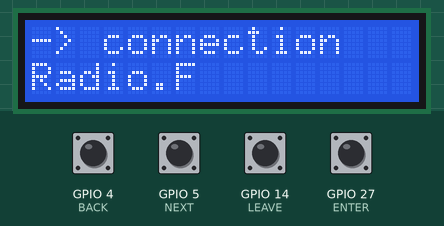
Bench run of a program on a simulated ESP32. Shown: 16×2 character LCD. The inputs (shaded band) are chosen by the test bench; at power-on: GPIO 4 (BACK), GPIO 5 (NEXT), GPIO 14 (LEAVE), GPIO 27 (ENTER) HIGH. WiFi joins after 1.5 s; servers stay silent unless stated; uploads are accepted with an empty reply; what the program prints to the serial monitor is not drawn.

Above: at 2.9 s.
3.0 s: GPIO 5 (NEXT) pulled LOW for 1 s
At 4.7 s:
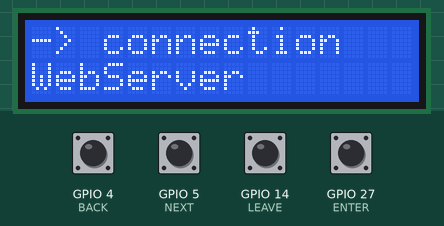
5.5 s: GPIO 27 (ENTER) pulled LOW for 0.15 s
At 6.7 s:
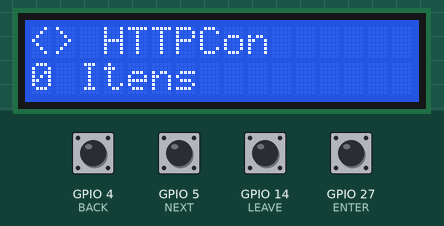
7.1 s: GPIO 14 (LEAVE) pulled LOW for 0.15 s
At 7.5 s:
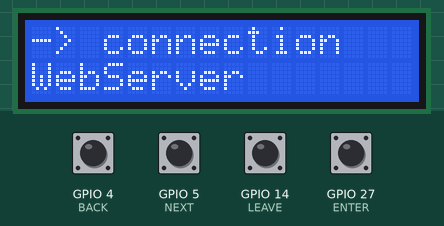
8.7 s: GPIO 4 (BACK) pulled LOW for 0.15 s
At 9.7 s:
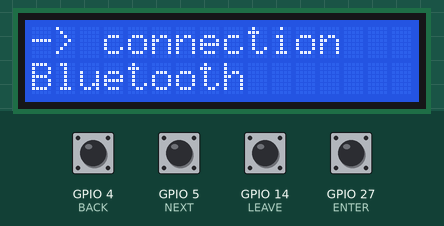
10.3 s: GPIO 4 (BACK) driven LOW and GPIO 27 (ENTER) driven LOW
At 11.3 s:
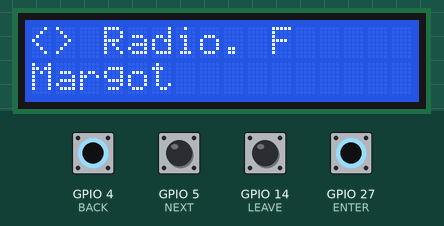
11.8 s: GPIO 5 (NEXT) pulled LOW for 0.15 s
At 11.98 s:
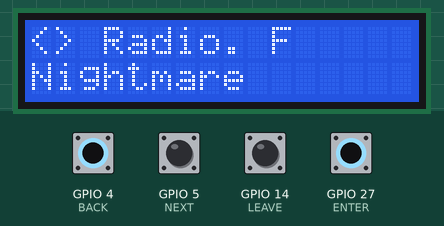
Timing chart, 0 to 14.5 s (numbered marks = the images above; inputs shaded):
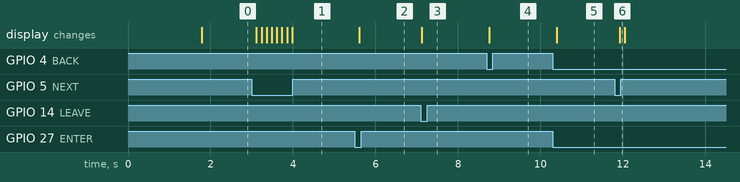

Measured:
- after the input at 3.0 s, the display: first changes after 0.11 s (image 1 shows a later state)
- after the input at 5.5 s, the display: changes after 0.10 s (image 2)
- after the input at 7.1 s, the display: changes at once (image 3)
- after the input at 8.7 s, the display: changes after 0.05 s (image 4)
- after the input at 10.3 s, the display: changes after 0.10 s (image 5)
- after the input at 11.8 s, the display: changes after 0.12 s (image 6)

The program:

main.cpp
```cpp
#include <Arduino.h>
#include <LiquidCrystal_I2C.h>
#include <WiFi.h>

#include "./menu/Menu.h"
#include "connections/wifi/wifiConnection.h"
#include "connections/webServer/WebServer.h"
LiquidCrystal_I2C lcd(0x27, 16, 2);

Menu mainMenu(lcd);
WifiConnection wifi;
WebServer webserver;

bool aNext;
bool aBack;
bool aEnter;
bool aLeave;
static const uint8_t BACK = 4;
static const uint8_t NEXT = 5;
static const uint8_t ENTER = 27;
static const uint8_t LEAVE = 14;

void Events()
{
  mainMenu.NavigateMenu(aBack, aNext);
  mainMenu.OperateMenu(aEnter, aLeave);
};

void setup()
{
  //Start display before all
  lcd.init();
  lcd.backlight();

  //Start objects for operations
  Serial.begin(9600);
  wifi.Initialize();
  webserver.Start();

  pinMode(BACK, INPUT_PULLUP);
  pinMode(NEXT, INPUT_PULLUP);
  pinMode(ENTER, INPUT_PULLUP);
  pinMode(LEAVE, INPUT_PULLUP);

  mainMenu.Initialize();
};

void loop()
{
  aNext = !digitalRead(NEXT);
  aBack = !digitalRead(BACK);
  aEnter = !digitalRead(ENTER);
  aLeave = !digitalRead(LEAVE);

  Events();
  delay(100);
};
```

httpClient.cpp
```cpp
#include "httpClient.h"

HttpClient::HttpClient(){

};

String HttpClient::GET(String url)
{
    client.begin(url);

    int code = client.GET();

    if (code != 200)
    {
        return "";
    };

    return client.getString();
};
String HttpClient::POST(String url, String body, int expectedCode)
{
    client.begin(url);

    int code = client.POST(body);

    if(code != expectedCode){
        return "";
    };

    return client.getString();

};
```

httpClient.h
```cpp
#ifndef HttpClient_h
#define HttpClient_h

#include <HTTPClient.h>
#include <string>

using namespace std;

class HttpClient {
    private:
        HTTPClient client;
    public:
        HttpClient();
        String GET(String url);
        String POST(String url, String body,int expectedCode);

};


#endif
```

WebServer.cpp
```cpp
#include "./WebServer.h"
#include <ESPAsyncWebServer.h>

AsyncWebServer server(80);

WebServer::WebServer(){};

void WebServer::Routes(){
 server.on("/",HTTP_GET,[](AsyncWebServerRequest* request){
    request->send(200,"text/html","Olá");
 });

};

void WebServer::Start(){
    if(WiFi.status() != WL_CONNECTED){
        return;
    };

    Routes();

    server.begin();
};
```

WebServer.h
```cpp
#ifndef WebServer_h
#define WebServer_h

class WebServer
{
private:
    void Routes();

public:
    WebServer();
    void Start();
};

#endif
```

wifiConnection.cpp
```cpp
#include "wifiConnection.h"
#include "Arduino.h"

WifiConnection::WifiConnection()
{
    PASSWORD = "97076226";
    SSID = "Henrique ";
};

void WifiConnection::Initialize()
{
    WiFi.begin(SSID, PASSWORD);

    while (WiFi.status() != WL_CONNECTED)
    {
        delay(500);
        Serial.print("Connecting...");
    };

    Serial.print("Connected");
};

WiFiClient WifiConnection::getWiFi(){

};
```

wifiConnection.h
```cpp
#ifndef Wifi_h
#define Wifi_h

#include <WiFi.h>

class WifiConnection
{
private:
    char* SSID;
    char* PASSWORD;
public:
    WifiConnection();
    void Initialize();
    WiFiClient getWiFi();
};

#endif
```

MenuItem.cpp
```cpp
#include <string>
#include <iostream>

#include "MenuItem.h"

using namespace std;

MenuItem::MenuItem()
{
    itemName = "";
};
void MenuItem::setItemName(string aName)
{
    itemName = aName;
};
string MenuItem::getItemName()
{
    return itemName;
};
void MenuItem::setNextMenu(subMenu *aNext)
{
    nextMenu = aNext;
};
subMenu *MenuItem::getNextMenu()
{
    return nextMenu;
};

void MenuItem::setDevice(Device aDevice)
{
    this->device = aDevice;
};
Device MenuItem::getDevice()
{
    return this->device;
};
```

MenuItem.h
```cpp
#ifndef MenuItem_h
#define MenuItem_h

#include <string>
#include <iostream>

#include "../device/Device.h"

class subMenu;

using namespace std;

class MenuItem {

    private:
        Device device;
        string itemName ;
        subMenu* nextMenu;
    public:
        MenuItem();
        void setItemName(string aName);
        string getItemName();
        void setNextMenu(subMenu* aNext);
        subMenu* getNextMenu();
        void setDevice(Device aDevice);
        Device getDevice();
};

#endif
```

Device.cpp
```cpp
#include "Device.h"
#include <string>

using namespace std;

Device::Device(){
    name = "";
    address = "";
};

void Device::setName(string aName){
    name = aName;
};

string Device::getName(){
    return name;
};

void Device::setAddress(string aAddress){
    address = aAddress;
};

string Device::getAddress(){
    return address;
};
```

Device.h
```cpp
#ifndef Device_h
#define Device_h

#include <string>

using namespace std;

class Device {

    private:
        string name;
        string address;

    public:
        Device();
        void setName(string aName);
        string getName();
        void setAddress(string aAddress);
        string getAddress();

};

#endif
```

subMenu.cpp
```cpp
#include "subMenu.h"
#include "../MenuItem/MenuItem.h"
#include <string>

using namespace std;

subMenu::subMenu()
{
    this->title = "";
    this->ItemIndex = 0;
};

void subMenu::setTitle(string aTitle)
{
    this->title = aTitle;
};
string subMenu::getTitle()
{
    return this->title;
};

void subMenu::addItem(string aItemName, subMenu *aNextMenu)
{
    MenuItem Item;

    Item.setItemName(aItemName);
    Item.setNextMenu(aNextMenu);

    items.push_back(Item);
};

void subMenu::addItem(string aItemName, subMenu *aNextMenu, Device aDevice)
{
    MenuItem Item;

    Item.setItemName(aItemName);
    Item.setNextMenu(aNextMenu);
    Item.setDevice(aDevice);

    items.push_back(Item);
};

std::vector<MenuItem> subMenu::getItens()
{
    return this->items;
};

int subMenu::getTotalItens()
{
    return this->items.size();
};

void subMenu::NavigateSubMenuItens(bool aBack, bool aNext)
{
    if (aBack && ItemIndex > 0)
    {

        if (ItemIndex == 0)
        {
            ItemIndex = items.size() - 1;
            return;
        }

        ItemIndex--;
    }

    if (aNext && ItemIndex < items.size())
    {

        if (ItemIndex == items.size() - 1)
        {
            ItemIndex = 0;
            return;
        }

        ItemIndex++;
    }
};

int subMenu::getItemIndex()
{
    return this->ItemIndex;
};

MenuItem subMenu::getItem()
{
    return this->items[ItemIndex];
};
```

subMenu.h
```cpp
#ifndef subMenu_h
#define subMenu_h

#include <vector>
#include <iostream>
#include <string>

#include "../MenuItem/MenuItem.h"
#include "../../entities/device/Device.h"

using namespace std;

class subMenu
{

private:
    string title;
    int ItemIndex;
    std::vector<MenuItem> items;

public:
    subMenu();
    void setTitle(string aTitle);
    string getTitle();
    void addItem(string aItemName, subMenu *aNextMenu);
    void addItem(string aItemName, subMenu *aNextMenu, Device aDevice);
    std::vector<MenuItem> getItens();
    void NavigateSubMenuItens(bool aBack, bool aNext);
    int getItemIndex();
    int getTotalItens();
    MenuItem getItem();
};

#endif
```

Menu.cpp
```cpp
#include "Menu.h"
#include "../entities/subMenu/subMenu.h"

Menu::Menu(LiquidCrystal_I2C &display) : lcd(display)
{
    MenuIndex = 0;
};

void Menu::PrintInDisplay(const char *atitle, const char *aItem)
{
    lcd.clear();
    lcd.setCursor(0, 0);
    lcd.printstr(atitle);
    lcd.setCursor(0, 1);
    lcd.printstr(aItem);
};

void Menu::Initialize()
{

    menus.push_back(factory.SelectConnection());

    this->Render();
};

void Menu::Render()
{

    // prevents display refresh
    if (old_subMenu.getTitle() == menus[MenuIndex]->getTitle() && old_subMenu.getItemIndex() == menus[MenuIndex]->getItemIndex())
    {
        return;
    }

    if (menus.empty())
    {
        PrintInDisplay("Err", "Initialize Menu");
        return;
    }

    string menuTitle = menus[MenuIndex]->getTitle();
    const char *myItem = "0 Itens";

    if (menus[MenuIndex]->getTotalItens() > 0)
    {
        int index = menus[MenuIndex]->getItemIndex();
        myItem = menus[MenuIndex]->getItens()[index].getItemName().c_str();
    }

    PrintInDisplay(menuTitle.c_str(), myItem);

    old_subMenu = *menus[MenuIndex];
};

void Menu::NavigateMenu(bool aBack, bool aNext)
{

    menus[MenuIndex]->NavigateSubMenuItens(aBack, aNext);

    this->Render();
};

void Menu::OperateMenu(bool aEnter, bool aLeave)
{

    if (aLeave && MenuIndex > 0)
    {
        menus.pop_back();
        MenuIndex--;
    }

    if (aEnter)
    {
        MenuItem currentItem = menus[MenuIndex]->getItem();

        subMenu *nextSubMenu = currentItem.getNextMenu();

        if (nextSubMenu != nullptr && !nextSubMenu->getTitle().empty())
        {
            menus.push_back(nextSubMenu);
            MenuIndex++;
        }
    };

    this->Render();
};
```

Menu.h
```cpp
#ifndef Menu_h
#define Menu_h

#include <iostream>
#include <vector>
#include "../entities/subMenu/subMenu.h"
#include <LiquidCrystal_I2C.h>
#include <Wire.h>
#include "./subMenuFactory/subMenuFactory.h"

using namespace std;

class Menu {

    private:
        int MenuIndex;
        std::vector<subMenu*> menus;
        LiquidCrystal_I2C& lcd;
        subMenu old_subMenu;
        subMenuFactory factory;
        void Render();
        void PrintInDisplay(const char* atitle, const char* aItem);
    public:
        Menu(LiquidCrystal_I2C& display);
        void NavigateMenu(bool aBack, bool aNext);
        void OperateMenu(bool aEnter, bool aLeave);
        void Initialize();

};

#endif
```

httpConnectionMenu.cpp
```cpp
#include "httpConnectionMenu.h"

HTTPConnectionMenu::HTTPConnectionMenu(HttpClient* aClient, subMenu* aNextMenu):client(aClient){
    this->nextMenu = aNextMenu;
};

subMenu *HTTPConnectionMenu::HTTPConnection()
{
    subMenu *aMenu = new subMenu();

    aMenu->setTitle("<> HTTPCon");

    string payload = client->GET("https://api.agify.io/?name=meelad").c_str();

    if (payload != "")
    {
        //deserialize request

        aMenu->addItem(payload, nextMenu);

    }
    return aMenu;
};
```

httpConnectionMenu.h
```cpp
#ifndef HTTPConnection_h
#define HTTPConnection_h

#include "../../../../entities/subMenu/subMenu.h"
#include "../../../../connections/httpClient/httpClient.h"

class HTTPConnectionMenu
{
    private:
      HttpClient* client;
      subMenu* nextMenu;
    public:
        HTTPConnectionMenu(HttpClient* aClient, subMenu* aNextMenu);
        subMenu* HTTPConnection();
};

#endif
```

navigator.cpp
```cpp
#include "navigator.h"

NavigatorMenu::NavigatorMenu(subMenu *aNextMenu) : nextMenu(aNextMenu){};

subMenu *NavigatorMenu::Navigator()
{
    subMenu *aMenu = new subMenu();

    aMenu->setTitle("<> Navigate");
    aMenu->addItem("Start", nullptr);
    aMenu->addItem("Settings", nullptr);
    aMenu->addItem("Debug", nullptr);

    return aMenu;
};
```

navigator.h
```cpp
#ifndef Navigator_h
#define Navigator_h

#include "../../../../entities/subMenu/subMenu.h"

class NavigatorMenu
{
    private:
      subMenu* nextMenu;
    public:
        NavigatorMenu(subMenu* aNextMenu);
        subMenu* Navigator();
};

#endif
```

radioFrequence.cpp
```cpp
#include "radioFrequence.h"

RadioFrequenceMenu::RadioFrequenceMenu(HttpClient *aClient, subMenu *aNextMenu) : client(aClient), nextMenu(aNextMenu){};

subMenu *RadioFrequenceMenu::RadioFrequence()
{
    subMenu *aMenu = new subMenu();

    aMenu->setTitle("<> Radio. F");

    if (true)
    {   //request from radio frequence API
        aMenu->addItem("Margot", nullptr);
        aMenu->addItem("Nightmare", nullptr);
        aMenu->addItem("pDrone", nullptr);
        aMenu->addItem("aVantTang", nullptr);
    }

    return aMenu;
};
```

radioFrequence.h
```cpp
#ifndef RadioFrequence_h
#define RadioFrequence_h

#include "../../../../entities/subMenu/subMenu.h"
#include "../../../../connections/httpClient/httpClient.h"

class RadioFrequenceMenu
{
    private:
      HttpClient* client;
      subMenu* nextMenu;
    public:
        RadioFrequenceMenu(HttpClient* aClient, subMenu* aNextMenu);
        subMenu* RadioFrequence();
};

#endif
```

selectConnection.cpp
```cpp
#include "selectConnection.h"

SelectConnectionMenu::SelectConnectionMenu(subMenu *aBluetooth, subMenu *aRadioFrequence, subMenu *aWebServer)
{
    bluetooth = aBluetooth;
    radioFrequence = aRadioFrequence;
    webServer = aWebServer;
};

subMenu *SelectConnectionMenu::SelectConnection()
{
    subMenu *aMenu = new subMenu();

    aMenu->setTitle("-> connection");
    aMenu->addItem("Radio.F", radioFrequence);
    aMenu->addItem("Bluetooth", bluetooth);
    aMenu->addItem("WebServer", webServer);

    return aMenu;
};
```

selectConnection.h
```cpp
#ifndef SelectConnection_h
#define SelectConnection_h

#include "../../../../entities/subMenu/subMenu.h"

class SelectConnectionMenu
{
    private:
      subMenu* bluetooth;
      subMenu* radioFrequence;
      subMenu* webServer;
    public:
        SelectConnectionMenu(subMenu* aBluetooth,subMenu* aRadioFrequence,subMenu* aWebServer);
        subMenu* SelectConnection();
};

#endif
```

subMenuFactory.cpp
```cpp
#include <iostream>
#include "./subMenuFactory.h"
#include <string>

#include "../../connections/httpClient/httpClient.h"

#include "menus/httpConnection/httpConnectionMenu.h"
#include "menus/selectConnection/selectConnection.h"
#include "menus/radioFrequence/radioFrequence.h"
#include "menus/navigator/navigator.h"

HttpClient *client = new HttpClient();

using namespace std;

subMenuFactory::subMenuFactory(){

};

subMenu *subMenuFactory::Initial(){

};
subMenu *subMenuFactory::Bluetooth(){
    return nullptr;
};
subMenu *subMenuFactory::RadioFrequence()
{
 RadioFrequenceMenu menu(client, Navigator());

 return menu.RadioFrequence();
};
subMenu *subMenuFactory::HTTPConnection()
{
    HTTPConnectionMenu menu(client,Navigator());

    return menu.HTTPConnection();
};

subMenu *subMenuFactory::Navigator()
{
 NavigatorMenu menu(nullptr);

 return menu.Navigator();
};
subMenu *subMenuFactory::Settings(){

};
subMenu *subMenuFactory::ProfileControl(){};
subMenu *subMenuFactory::debug(){};

subMenu *subMenuFactory::SelectConnection()
{
 SelectConnectionMenu menu(Bluetooth(), RadioFrequence(),HTTPConnection());

 return menu.SelectConnection();

};
```

subMenuFactory.h
```cpp
#include <iostream>
#include <string>

#include "../../entities/subMenu/subMenu.h"

using namespace std;

class subMenuFactory {
    private:

    public:
    subMenuFactory();

    subMenu* Initial();
    subMenu* SelectConnection();
    subMenu* Bluetooth();
    subMenu* RadioFrequence();
    subMenu* HTTPConnection();
    subMenu* Navigator();
    subMenu* Settings();
    subMenu* ProfileControl();
    subMenu* debug();

};
```
